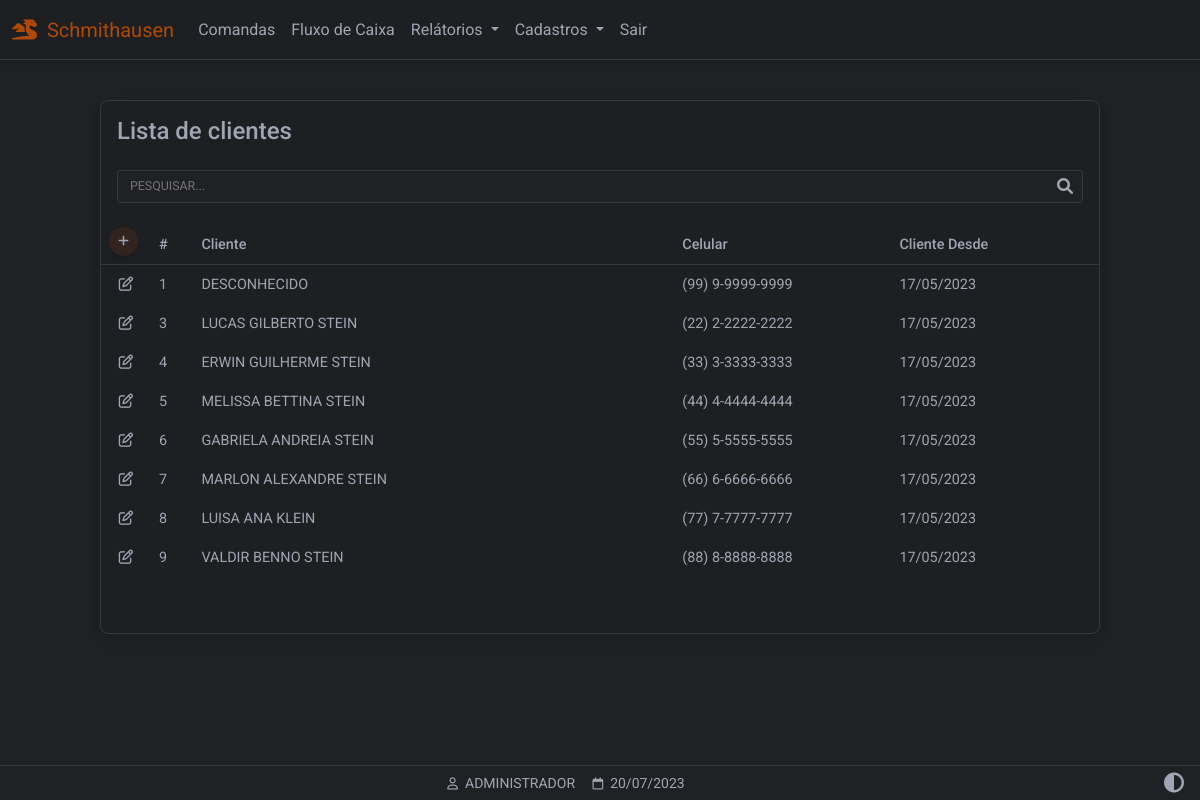
/clientes (signed in), run on the app's committed database.
### website/models.py (models this page shows)
class Cliente(db.Model):
    id = db.Column(db.Integer, primary_key=True)
    fone = db.Column(db.String(150))
    data_criacao = db.Column(db.DateTime(timezone=True), default=func.now())
    nome = db.Column(db.String(150))

class User(db.Model, UserMixin):
    id = db.Column(db.Integer, primary_key=True)
    email = db.Column(db.String(150), unique=True)
    password = db.Column(db.String(150))
    first_name = db.Column(db.String(150))
    user = db.relationship('Produto',backref='produto')

### website/views.py (the view)
@views.route('/clientes', methods=['GET','POST'])
@login_required
def clientes():
    clientes = []
    rows = Cliente.query.all()
    for r in rows:
        clientes.append(r)
    return render_template("clientes_listar.html", user=current_user, data=data, clientes=clientes)

### website/__init__.py (called while the page is built)
def create_app():
    app = Flask(__name__)
    app.config['SECRET_KEY'] = 'hjshjhdjah kjshkjdhjs'
    app.config['SQLALCHEMY_DATABASE_URI'] = f'sqlite:///{DB_NAME}'
    app.config["TEMPLATES_AUTO_RELOAD"] = True
    db.init_app(app)
    from .views import views
    from .auth import auth
    app.register_blueprint(views, url_prefix='/')
    app.register_blueprint(auth, url_prefix='/')
    from .models import User, Cliente, Produto
    with app.app_context():
        db.create_all()
    login_manager = LoginManager()
    login_manager.login_view = 'auth.login'
    login_manager.login_message = u"FAVOR EFETUAR LOGIN!"
    login_manager.init_app(app)
    @login_manager.user_loader
    def load_user(id):
        return User.query.get(int(id))
    return app

### website/templates/clientes_listar.html (shortened to what this page needs)
{% extends "base.html" %}
{% block content %}
<div class="container-fluid" style="min-height:100dvh;padding-top:100px">
    <div class="table-responsive w-100 card myTheme-900 larg-max m-auto" style="padding-bottom: 40px">
        <table class="table table-borderless table-sm myTheme-900 ">
            <thead>
                <tr>
                    <p class="h4 p-3 ">Lista de clientes</p>
                </tr>
                <tr>
                <tr>
                    <div class="p-3 pt-0">
                        <div class="form-outline" style="margin-bottom: 0!important;padding-bottom: 0!important;">
                            <input type="text" style="text-transform:uppercase" id="inputPesquisarCliente"
                                class="myInputs form-control-sm" placeholder="Pesquisar..."
                                onkeyup='pesquisarTabelaClientes()' />
                        </div>
                    </div>
                </tr>
                <thead>
                    <tr>
                        <th class="text-nowrap" scope="col">
                            <a href="/clientes_cadastrar" class="p-2 btn btn-sm btn-floating btn-add">
                                <i class="fa-solid fa-plus"></i>
                            </a>
                        </th>
                        <th class="text-nowrap" scope="col">#</th>
                        <th class="text-nowrap" scope="col" style="min-width: 280px;">Cliente</th>
                        <th class="text-nowrap" scope="col">Celular</th>
                        <th class="text-nowrap" scope="col">Cliente Desde</th>
                        <th class="text-nowrap" scope="col"></th>
                    </tr>
                </thead>
            <tbody id="tb-clientes">
                {% for i in clientes %}
                <tr>
                    <td class="text-center" style="width: 50px">
                        <a role="button" class="" href="/clientes_atualizar/{{ i.id }}">
                            <i class="fa-regular fa-pen-to-square"></i>
                        </a>
                    </td>
                    <td class="text-nowrap" scope="row"> {{ i.id }} </td>
                    <td class="text-nowrap" scope="row"> {{ i.nome }} </td>
                    <td class="text-nowrap" scope="row"> {{ i.fone }} </td>
                    <td class="text-nowrap" scope="row"> {{ i.data_criacao.strftime('%d/%m/%Y') }} </td>
                    <td>
                    </td>
                </tr>
                {% endfor %}
            </tbody>
        </table>
    </div>
</div>
{% endblock %}
{% block titlefooter %}
<span>
    &nbsp;{{ user.first_name.split()[0] | upper }}
    <span>
        &nbsp;{{ data.strftime('%d/%m/%Y') }}
    </span>
    {% endblock %}

### website/templates/base.html (shortened to what this page needs)
<!DOCTYPE html>
<html lang="pt-br" class="{{ 'light-mode' if session.get('theme') == 'light' }}">
<head>
<link rel="stylesheet" href="https://cdnjs.cloudflare.com/ajax/libs/font-awesome/6.0.0/css/all.min.css"/>
<link rel="stylesheet" type="text/css"       href="{{ url_for('static', filename='css/mdb.min.css')      }}">
<link rel="stylesheet" type="text/css"       href="{{ url_for('static', filename='css/base.css')         }}">
</head>
<body class="myTheme-500">
<nav id="navbar" class="autohide navbar navbar-expand-lg fixed-top ">
  <div class="container-fluid">
    <a class="navbar-brand"><i class="fa-solid fa-dragon"></i>&nbsp;&nbsp;Schmithausen</a>
    {% if user.is_authenticated %}
    <div class="collapse navbar-collapse" id="navbarSupportedContent">
      <ul class="navbar-nav me-auto mb-2 mb-lg-0 my-navbar">
        <li class="nav-item">
          <a class="nav-link" href="/comandas">Comandas</a>
        </li>
        <li class="nav-item">
          <a class="nav-link" href="#">Fluxo de Caixa</a>
        </li>
        <li class="nav-item dropdown">
          <a class="nav-link dropdown-toggle" href="#" id="navbarDropdown" role="button" data-mdb-toggle="dropdown" aria-expanded="false">
            Relátorios
          </a>
        </li>
        <li class="nav-item dropdown">
          <a class="nav-link dropdown-toggle" href="#" id="navbarDropdown" role="button" data-mdb-toggle="dropdown" aria-expanded="false">
            Cadastros
          </a>
                      <li class="nav-item">
                      <a class="nav-link btn-sair" href="/logout">Sair</a>
                      </li>
        {% endif %}
        </li>
      </ul>
    </div>
  </div>
</nav>
  {% block content %}
  {% endblock %}
<footer class="row text-center fixed-bottom my-footer">
  <div class="col text-center p-1" style="min-width: 250px">
   <small>
   {% block titlefooter %}{% endblock %}
   </small>
    </div>
<div class="col text-center p-1 me-2" style="max-width: 60px;">
            <a href="{{ url_for('views.toggle_theme', current_page=request.path) }}" class="nav__link">
            <span class="nav__item">
                <i class="fa-solid fa-circle-half-stroke fa-lg"></i>
            </span>
</div>
</footer>
</body>
</html>

### website/static/css/base.css (style rules this page uses)
:root { --custom-color: 211, 84, 0; --color-primary: 59, 113, 202; --color-secondary: 159,166,178; --color-success: 20,164,77; --color-danger: 220, 76, 76; --color-warning: 228,161,27; --color-info: 84,180,211; --color-ligth: 251,251,251; --color-theme-500: 32, 33, 36; --color-theme-900: 30, 31, 34; --cor-fonte: 159,166,178; --cor-da-borda: 53, 56, 59; }
.larg-max { max-width: 1000px!important; }
.myTheme-900 { background-color: rgb(var(--color-theme-900))!important; color: rgb(var(--cor-fonte))!important; }
.myTheme-500 { background-color: rgb(var(--color-theme-500))!important; color: rgb(var(--cor-fonte))!important; }
.navbar-expand-lg { background-color: rgb(var(--color-theme-900)); border-bottom: 1px solid rgb(var(--cor-da-borda)); }
.fa-bars, .fa-circle-half-stroke { color: rgb(var(--cor-fonte))!important; }
#navbar .nav-link { color: rgb(var(--cor-fonte))!important; }
.my-footer { background-color: rgb(var(--color-theme-500)); border-top: 1px solid rgb(var(--cor-da-borda)); color: rgb(var(--cor-fonte)); }
.my-footer span { color: rgb(var(--cor-fonte)); }
.table-responsive { border: 1px solid rgb(var(--cor-da-borda))!important; color: rgb(var(--cor-fonte))!important; margin-bottom: 80px!important; }
.table-responsive thead th { border-bottom: 1px solid rgb(var(--cor-da-borda))!important; }
.btn-add { background-color: rgba(var(--custom-color),0.1); border-radius: 50%; width: 30px; height: 30px; color: rgb(var(--cor-fonte)); display: flex; align-items: center; justify-content: center; }
.navbar-brand { color:rgba(var(--custom-color),0.8); pointer-events: none;" }
.fa-pen-to-square, .fa-trash-can { color: rgb(var(--cor-fonte))!important; }
.form-outline { margin-bottom: 30px!important; }
.myInputs { color: rgb(var(--cor-fonte))!important; border: 1px solid rgb(var(--cor-da-borda))!important; background-color: rgb(var(--color-theme-500)); width: 100%; padding: 0.35rem; padding-left: 0.75rem; border-radius: 3px; }

### data on the page
Cliente: id "1", nome "DESCONHECIDO", fone "(99) 9-9999-9999", data_criacao "17/05/2023"
Cliente: id "3", nome "LUCAS GILBERTO STEIN", fone "(22) 2-2222-2222", data_criacao "17/05/2023"
Cliente: id "4", nome "ERWIN GUILHERME STEIN", fone "(33) 3-3333-3333", data_criacao "17/05/2023"
Cliente: id "5", nome "MELISSA BETTINA STEIN", fone "(44) 4-4444-4444", data_criacao "17/05/2023"
Cliente: id "6", nome "GABRIELA ANDREIA STEIN", fone "(55) 5-5555-5555", data_criacao "17/05/2023"
Cliente: id "7", nome "MARLON ALEXANDRE STEIN", fone "(66) 6-6666-6666", data_criacao "17/05/2023"
Cliente: id "8", nome "LUISA ANA KLEIN", fone "(77) 7-7777-7777", data_criacao "17/05/2023"
Cliente: id "9", nome "VALDIR BENNO STEIN", fone "(88) 8-8888-8888", data_criacao "17/05/2023"
User: first_name "ADMINISTRADOR"

### other printed values
{{ data.strftime('%d/%m/%Y') }} "20/07/2023"
